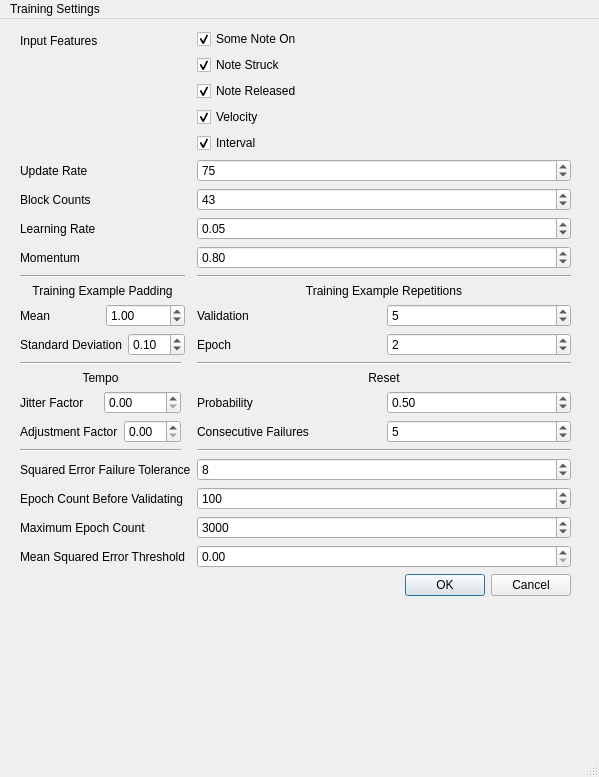
<?xml version="1.0" encoding="UTF-8"?>
<ui version="4.0">
 <class>Training</class>
 <widget class="QMainWindow" name="Training">
  <property name="geometry">
   <rect>
    <x>0</x>
    <y>0</y>
    <width>599</width>
    <height>777</height>
   </rect>
  </property>
  <property name="windowTitle">
   <string>Training</string>
  </property>
  <widget class="QWidget" name="centralwidget">
   <widget class="QWidget" name="formLayoutWidget">
    <property name="geometry">
     <rect>
      <x>20</x>
      <y>10</y>
      <width>551</width>
      <height>696</height>
     </rect>
    </property>
    <layout class="QFormLayout" name="formLayout">
     <item row="0" column="0">
      <widget class="QLabel" name="label_2">
       <property name="text">
        <string>Input Features</string>
       </property>
      </widget>
     </item>
     <item row="0" column="1">
      <layout class="QVBoxLayout" name="verticalLayout_3">
       <item>
        <widget class="QCheckBox" name="some_Note_On">
         <property name="toolTip">
          <string>Any note is currently playing</string>
         </property>
         <property name="toolTipDuration">
          <number>1</number>
         </property>
         <property name="whatsThis">
          <string>Any note is currently playing</string>
         </property>
         <property name="text">
          <string>Some Note On</string>
         </property>
         <property name="checked">
          <bool>true</bool>
         </property>
        </widget>
       </item>
       <item>
        <widget class="QCheckBox" name="note_Struck">
         <property name="text">
          <string>Note Struck</string>
         </property>
         <property name="checked">
          <bool>true</bool>
         </property>
        </widget>
       </item>
       <item>
        <widget class="QCheckBox" name="note_Released">
         <property name="text">
          <string>Note Released</string>
         </property>
         <property name="checked">
          <bool>true</bool>
         </property>
        </widget>
       </item>
       <item>
        <widget class="QCheckBox" name="velocity">
         <property name="text">
          <string>Velocity</string>
         </property>
         <property name="checked">
          <bool>true</bool>
         </property>
        </widget>
       </item>
       <item>
        <widget class="QCheckBox" name="interval">
         <property name="text">
          <string>Interval</string>
         </property>
         <property name="checked">
          <bool>true</bool>
         </property>
        </widget>
       </item>
      </layout>
     </item>
     <item row="1" column="0">
      <widget class="QLabel" name="label_3">
       <property name="toolTip">
        <string>&lt;html&gt;&lt;head/&gt;&lt;body&gt;&lt;p&gt;&lt;span style=&quot; color:#000000;&quot;&gt;The number of times per &lt;/span&gt;&lt;span style=&quot; font-family:'Droid Sans Mono','monospace','monospace'; font-size:14px; color:#000000;&quot;&gt;second the input is passed through the neural network and the controller values are re-calculated&lt;/span&gt;&lt;/p&gt;&lt;/body&gt;&lt;/html&gt;</string>
       </property>
       <property name="text">
        <string>Update Rate</string>
       </property>
      </widget>
     </item>
     <item row="1" column="1">
      <widget class="QSpinBox" name="spinBox">
       <property name="minimum">
        <number>1</number>
       </property>
       <property name="value">
        <number>75</number>
       </property>
      </widget>
     </item>
     <item row="2" column="0">
      <widget class="QLabel" name="label_4">
       <property name="text">
        <string>Block Counts</string>
       </property>
      </widget>
     </item>
     <item row="2" column="1">
      <widget class="QSpinBox" name="spinBox_2">
       <property name="value">
        <number>43</number>
       </property>
      </widget>
     </item>
     <item row="3" column="0">
      <widget class="QLabel" name="label_5">
       <property name="text">
        <string>Learning Rate</string>
       </property>
      </widget>
     </item>
     <item row="3" column="1">
      <widget class="QDoubleSpinBox" name="doubleSpinBox_3">
       <property name="value">
        <double>0.050000000000000</double>
       </property>
      </widget>
     </item>
     <item row="4" column="0">
      <widget class="QLabel" name="label_6">
       <property name="text">
        <string>Momentum</string>
       </property>
      </widget>
     </item>
     <item row="4" column="1">
      <widget class="QDoubleSpinBox" name="doubleSpinBox_4">
       <property name="value">
        <double>0.800000000000000</double>
       </property>
      </widget>
     </item>
     <item row="5" column="0">
      <layout class="QVBoxLayout" name="verticalLayout_4">
       <item>
        <widget class="Line" name="line_4">
         <property name="orientation">
          <enum>Qt::Horizontal</enum>
         </property>
        </widget>
       </item>
       <item>
        <widget class="QLabel" name="label_7">
         <property name="text">
          <string>&lt;html&gt;&lt;head/&gt;&lt;body&gt;&lt;p align=&quot;center&quot;&gt;Training Example Padding&lt;/p&gt;&lt;/body&gt;&lt;/html&gt;</string>
         </property>
        </widget>
       </item>
       <item>
        <layout class="QHBoxLayout" name="horizontalLayout">
         <item>
          <widget class="QLabel" name="label_8">
           <property name="text">
            <string>Mean</string>
           </property>
          </widget>
         </item>
         <item>
          <widget class="QDoubleSpinBox" name="doubleSpinBox_5">
           <property name="value">
            <double>1.000000000000000</double>
           </property>
          </widget>
         </item>
        </layout>
       </item>
       <item>
        <layout class="QHBoxLayout" name="horizontalLayout_6">
         <item>
          <widget class="QLabel" name="label_9">
           <property name="text">
            <string>Standard Deviation</string>
           </property>
          </widget>
         </item>
         <item>
          <widget class="QDoubleSpinBox" name="doubleSpinBox_6">
           <property name="value">
            <double>0.100000000000000</double>
           </property>
          </widget>
         </item>
        </layout>
       </item>
      </layout>
     </item>
     <item row="5" column="1">
      <layout class="QVBoxLayout" name="verticalLayout_5">
       <item>
        <widget class="Line" name="line">
         <property name="orientation">
          <enum>Qt::Horizontal</enum>
         </property>
        </widget>
       </item>
       <item>
        <widget class="QLabel" name="label_10">
         <property name="text">
          <string>&lt;html&gt;&lt;head/&gt;&lt;body&gt;&lt;p align=&quot;center&quot;&gt;Training Example Repetitions&lt;/p&gt;&lt;/body&gt;&lt;/html&gt;</string>
         </property>
        </widget>
       </item>
       <item>
        <layout class="QHBoxLayout" name="horizontalLayout_9">
         <item>
          <widget class="QLabel" name="label_11">
           <property name="text">
            <string>Validation</string>
           </property>
          </widget>
         </item>
         <item>
          <widget class="QSpinBox" name="spinBox_4">
           <property name="value">
            <number>5</number>
           </property>
          </widget>
         </item>
        </layout>
       </item>
       <item>
        <layout class="QHBoxLayout" name="horizontalLayout_2">
         <item>
          <widget class="QLabel" name="label_12">
           <property name="text">
            <string>Epoch</string>
           </property>
          </widget>
         </item>
         <item>
          <widget class="QSpinBox" name="spinBox_3">
           <property name="value">
            <number>2</number>
           </property>
          </widget>
         </item>
        </layout>
       </item>
      </layout>
     </item>
     <item row="6" column="0">
      <layout class="QVBoxLayout" name="verticalLayout_7">
       <item>
        <widget class="Line" name="line_3">
         <property name="orientation">
          <enum>Qt::Horizontal</enum>
         </property>
        </widget>
       </item>
       <item>
        <widget class="QLabel" name="label_13">
         <property name="text">
          <string>&lt;html&gt;&lt;head/&gt;&lt;body&gt;&lt;p align=&quot;center&quot;&gt;Tempo&lt;/p&gt;&lt;/body&gt;&lt;/html&gt;</string>
         </property>
        </widget>
       </item>
       <item>
        <layout class="QHBoxLayout" name="horizontalLayout_13">
         <item>
          <widget class="QLabel" name="label_14">
           <property name="text">
            <string>Jitter Factor</string>
           </property>
          </widget>
         </item>
         <item>
          <widget class="QDoubleSpinBox" name="doubleSpinBox_7"/>
         </item>
        </layout>
       </item>
       <item>
        <layout class="QHBoxLayout" name="horizontalLayout_11">
         <item>
          <widget class="QLabel" name="label_15">
           <property name="text">
            <string>Adjustment Factor</string>
           </property>
          </widget>
         </item>
         <item>
          <widget class="QDoubleSpinBox" name="doubleSpinBox_8"/>
         </item>
        </layout>
       </item>
       <item>
        <widget class="Line" name="line_6">
         <property name="orientation">
          <enum>Qt::Horizontal</enum>
         </property>
        </widget>
       </item>
      </layout>
     </item>
     <item row="6" column="1">
      <layout class="QVBoxLayout" name="verticalLayout_8">
       <item>
        <widget class="Line" name="line_2">
         <property name="orientation">
          <enum>Qt::Horizontal</enum>
         </property>
        </widget>
       </item>
       <item>
        <widget class="QLabel" name="label_16">
         <property name="text">
          <string>&lt;html&gt;&lt;head/&gt;&lt;body&gt;&lt;p align=&quot;center&quot;&gt;Reset&lt;/p&gt;&lt;/body&gt;&lt;/html&gt;</string>
         </property>
        </widget>
       </item>
       <item>
        <layout class="QHBoxLayout" name="horizontalLayout_16">
         <item>
          <widget class="QLabel" name="label_18">
           <property name="text">
            <string>Probability</string>
           </property>
          </widget>
         </item>
         <item>
          <widget class="QDoubleSpinBox" name="doubleSpinBox_9">
           <property name="value">
            <double>0.500000000000000</double>
           </property>
          </widget>
         </item>
        </layout>
       </item>
       <item>
        <layout class="QHBoxLayout" name="horizontalLayout_15"/>
       </item>
       <item>
        <layout class="QHBoxLayout" name="horizontalLayout_14">
         <item>
          <widget class="QLabel" name="label_20">
           <property name="text">
            <string>Consecutive Failures</string>
           </property>
          </widget>
         </item>
         <item>
          <widget class="QSpinBox" name="spinBox_7">
           <property name="value">
            <number>5</number>
           </property>
          </widget>
         </item>
        </layout>
       </item>
       <item>
        <widget class="Line" name="line_7">
         <property name="orientation">
          <enum>Qt::Horizontal</enum>
         </property>
        </widget>
       </item>
      </layout>
     </item>
     <item row="7" column="0">
      <widget class="QLabel" name="label_22">
       <property name="text">
        <string>Squared Error Failure Tolerance</string>
       </property>
      </widget>
     </item>
     <item row="7" column="1">
      <widget class="QSpinBox" name="spinBox_6">
       <property name="value">
        <number>8</number>
       </property>
      </widget>
     </item>
     <item row="8" column="0">
      <widget class="QLabel" name="label_21">
       <property name="text">
        <string>Epoch Count Before Validating</string>
       </property>
      </widget>
     </item>
     <item row="8" column="1">
      <widget class="QSpinBox" name="spinBox_8">
       <property name="maximum">
        <number>100000</number>
       </property>
       <property name="value">
        <number>100</number>
       </property>
      </widget>
     </item>
     <item row="9" column="0">
      <widget class="QLabel" name="label_17">
       <property name="text">
        <string>Maximum Epoch Count</string>
       </property>
      </widget>
     </item>
     <item row="9" column="1">
      <widget class="QSpinBox" name="spinBox_5">
       <property name="maximum">
        <number>1000000</number>
       </property>
       <property name="value">
        <number>3000</number>
       </property>
      </widget>
     </item>
     <item row="10" column="0">
      <widget class="QLabel" name="label_19">
       <property name="text">
        <string>Mean Squared Error Threshold</string>
       </property>
      </widget>
     </item>
     <item row="10" column="1">
      <widget class="QDoubleSpinBox" name="doubleSpinBox_10"/>
     </item>
     <item row="11" column="1">
      <widget class="QDialogButtonBox" name="buttonBox">
       <property name="enabled">
        <bool>true</bool>
       </property>
       <property name="orientation">
        <enum>Qt::Horizontal</enum>
       </property>
       <property name="standardButtons">
        <set>QDialogButtonBox::Cancel|QDialogButtonBox::Ok</set>
       </property>
      </widget>
     </item>
    </layout>
   </widget>
  </widget>
  <widget class="QMenuBar" name="menubar">
   <property name="geometry">
    <rect>
     <x>0</x>
     <y>0</y>
     <width>599</width>
     <height>26</height>
    </rect>
   </property>
   <widget class="QMenu" name="menuTraining_Settings">
    <property name="title">
     <string>Training Settings</string>
    </property>
   </widget>
   <addaction name="menuTraining_Settings"/>
  </widget>
  <widget class="QStatusBar" name="statusbar"/>
 </widget>
 <resources/>
 <connections/>
</ui>
